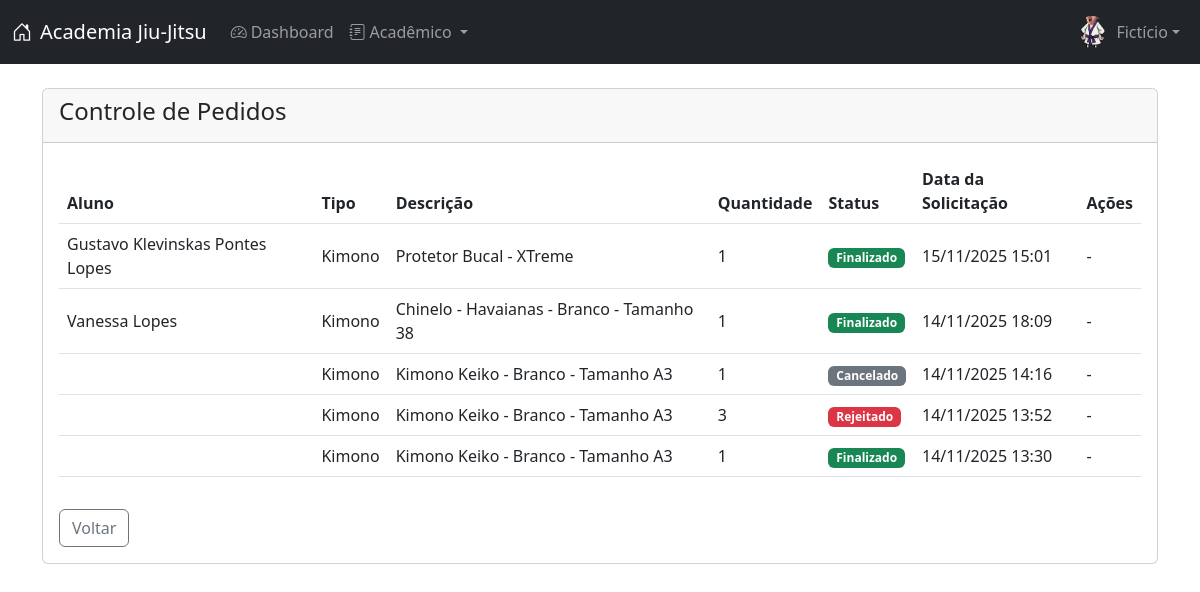
/professor/pedidos/ (signed in), run on the app's committed database.
### academia/models.py (models this page shows, shortened)
class User(AbstractUser):
    GROUP_ROLE_CHOICES = [
        ('STD', 'Aluno'),
        ('PRO', 'Professor'),
        ('ADM', 'Administrador'),
    ]
    birthday = models.DateField('Data de Nascimento', null=True, blank=True)
    group_role = models.CharField(
        'Perfil',
        max_length=3,
        choices=GROUP_ROLE_CHOICES,
        default='STD'
    )
    active = models.BooleanField('Ativo', default=True)  # pyright: ignore[reportArgumentType]
    photo = models.ImageField(
        'Foto',
        upload_to=photo_upload_to,
        null=True,
        blank=True
    )
    class Meta:
        verbose_name = 'Usuário'
        verbose_name_plural = 'Usuários'
        ordering = ['first_name', 'last_name']
    def is_student(self):
        return self.group_role == 'STD'
    def is_professor(self):
        return self.group_role == 'PRO'
    def is_professor_or_admin(self):
        return self.group_role in ['PRO', 'ADM']

class Pedido(models.Model):
    STATUS_CHOICES = [
        ('PEND', 'Pendente'), # 01 padrão (warning)
        ('APRO', 'Aprovado'), # 02 pedido aceito (primary)
        ('CANC', 'Cancelado'), # 03 pedido cancelado (secondary)
        ('REJE', 'Rejeitado'), # 04 pedido rejeitado (danger)
        ('ENTR', 'Aguardando entrega'), # 05 na fila para entrega (info)
        ('FINA', 'Finalizado'), # 06 pedido finalizado (success)
    ]
    aluno = models.ForeignKey(
        User,
        on_delete=models.CASCADE,
        limit_choices_to={'group_role': 'STD'},
        related_name='pedidos'
    )
    item = models.ForeignKey(Item, on_delete=models.CASCADE, related_name='pedidos')
    quantidade = models.IntegerField(default=1)
    status = models.CharField(
        'Status',
        max_length=4,
        choices=STATUS_CHOICES,
        default='PEND'
    )
    data_solicitacao = models.DateTimeField('Data de Solicitação', auto_now_add=True)
    data_aprovacao = models.DateTimeField('Data de Aprovação', null=True, blank=True)
    aprovado_por = models.ForeignKey(
        User,
        on_delete=models.SET_NULL,
        null=True,
        blank=True,
        limit_choices_to={'group_role__in': ['PRO', 'ADM']},
        related_name='pedidos_aprovados'
    )
    rejection_reason = models.TextField('Motivo da Rejeição', blank=True, null=True)
    cancellation_reason = models.TextField('Motivo do Cancelamento', blank=True, null=True)
    final_value = models.DecimalField('Valor Final', max_digits=10, decimal_places=2, null=True, blank=True)
    class Meta:
        verbose_name = 'Pedido'
        verbose_name_plural = 'Pedidos'
        ordering = ['-data_solicitacao']

class Item(models.Model):
    TIPO_CHOICES = [
        ('KIMONO', 'Kimono'),
        ('FAIXA', 'Faixa'),
        ('RASHGUARD', 'Rashguard'),
        ('TAXA', 'Taxa'),
    ]
    nome = models.CharField(max_length=100)
    tipo = models.CharField(max_length=10, choices=TIPO_CHOICES)
    valor = models.DecimalField(max_digits=10, decimal_places=2, null=True, blank=True)
    quantidade = models.IntegerField(null=True, blank=True)

### academia/views.py (the view)
# urls.py: path('professor/pedidos/', views.professor_pedidos, name='professor_pedidos'),
@login_required
def professor_pedidos(request):
    if not request.user.is_professor_or_admin():
        raise PermissionDenied
    if request.user.is_admin:
        pedidos = Pedido.objects.all()
    else:
        pedidos = Pedido.objects.filter(item__isnull=False, aluno__turmas__professor=request.user).distinct()
    return render(request, 'academia/professor/pedidos.html', {'pedidos': pedidos})

### academia/templates/academia/professor/pedidos.html (shortened to what this page needs)
{% extends 'academia/base.html' %}
{% block content %}
<div class="row">
    <div class="col-md-12">
        <div class="card">
            <div class="card-header">
                <h4>Controle de Pedidos</h4>
            </div>
            <div class="card-body">
                {% if pedidos %}
                    <div class="table-responsive">
                        <table class="table table-hover align-middle">
                            <thead>
                                <tr>
                                    <th>Aluno</th>
                                    <th>Tipo</th>
                                    <th>Descrição</th>
                                    <th>Quantidade</th>
                                    <th>Status</th>
                                    <th>Data da Solicitação</th>
                                    <th>Ações</th>
                                </tr>
                            </thead>
                            <tbody>
                                {% for pedido in pedidos %}
                                    <tr>
                                        <td>{{ pedido.aluno.get_full_name }}</td>
                                        <td>{{ pedido.item.get_tipo_display }}</td>
                                        <td>{{ pedido.item.nome }}</td>
                                        <td>{{ pedido.quantidade }}</td>
                                        <td>
                                            {% if pedido.status == 'PEND' %}
                                                <span class="badge bg-warning text-dark">Pendente</span>
                                            {% elif pedido.status == 'APRO' %}
                                                <span class="badge bg-primary">Aprovado</span>
                                            {% elif pedido.status == 'CANC' %}
                                                <span class="badge bg-secondary">Cancelado</span>
                                            {% elif pedido.status == 'REJE' %}
                                                <span class="badge bg-danger">Rejeitado</span>
                                            {% elif pedido.status == 'ENTR' %}
                                                <span class="badge bg-info text-dark">Aguardando Entrega</span>
                                            {% elif pedido.status == 'FINA' %}
                                                <span class="badge bg-success">Finalizado</span>
                                            {% endif %}
                                        </td>
                                        <td>{{ pedido.data_solicitacao|date:"d/m/Y H:i" }}</td>
                                        <td>
                                            {% if pedido.status == 'PEND' %}
                                                <button type="button" class="btn btn-sm btn-primary" data-bs-toggle="modal" data-bs-target="#approveModal{{ pedido.id }}">Atender</button>
                                                <button type="button" class="btn btn-sm btn-danger" data-bs-toggle="modal" data-bs-target="#rejectModal{{ pedido.id }}">Rejeitar</button>
                                            {% elif pedido.status == 'APRO' %}
                                                <button type="button" class="btn btn-sm btn-info" data-bs-toggle="modal" data-bs-target="#deliverModal{{ pedido.id }}">Entregar</button>
                                                <button type="button" class="btn btn-sm btn-secondary" data-bs-toggle="modal" data-bs-target="#cancelModal{{ pedido.id }}">Cancelar</button>
                                            {% elif pedido.status == 'ENTR' %}
                                                <button type="button" class="btn btn-sm btn-success" data-bs-toggle="modal" data-bs-target="#finalizeModal{{ pedido.id }}">Finalizar</button>
                                            {% else %}
                                                -
                                            {% endif %}
                                        </td>
                                    </tr>
                                {% endfor %}
                            </tbody>
                        </table>
                    </div>
                {% else %}
                    <p class="text-muted">Nenhum pedido encontrado.</p>
                {% endif %}
                <div class="mt-3">
                    <a href="{% url 'dashboard' %}" class="btn btn-outline-secondary">Voltar</a>
                </div>
            </div>
        </div>
    </div>
</div>
{% endblock %}

### academia/templates/academia/base.html (shortened to what this page needs)
{% load static %}
<!DOCTYPE html>
<html lang="pt-BR">
<head>
    <link href="https://cdn.jsdelivr.net/npm/bootstrap@5.3.0/dist/css/bootstrap.min.css" rel="stylesheet">
    <link rel="stylesheet" href="https://cdn.jsdelivr.net/npm/bootstrap-icons@1.11.0/font/bootstrap-icons.css">
</head>
<body>
    {% if user.is_authenticated %}
    <nav class="navbar navbar-expand-lg navbar-dark bg-dark">
        <div class="container-fluid">
            <a class="navbar-brand" href="{% url 'index' %}">
                <i class="bi bi-house-door me-2"></i>Academia Jiu-Jitsu
            </a>
            <div class="collapse navbar-collapse" id="navbarNav">
                <ul class="navbar-nav me-auto">
                    <li class="nav-item">
                        <a class="nav-link" href="{% url 'dashboard' %}">
                            <i class="bi bi-speedometer2 me-1"></i>Dashboard
                        </a>
                    </li>
                    {% if user.is_student or user.is_professor_or_admin %}
                    <li class="nav-item dropdown">
                        <a class="nav-link dropdown-toggle" href="#" role="button" data-bs-toggle="dropdown" aria-expanded="false">
                            <i class="bi bi-journal-text me-1"></i>Acadêmico
                        </a>
                    </li>
                    {% endif %}
                </ul>
                <ul class="navbar-nav">
                    <li class="nav-item dropdown">
                        <a class="nav-link dropdown-toggle d-flex align-items-center" href="#" role="button" data-bs-toggle="dropdown" aria-expanded="false">
                            {% if user.photo %}
                                <img src="{{ user.photo.url }}" alt="Foto" class="rounded-circle me-2" width="32" height="32" style="object-fit: cover;">
                            {% else %}
                                <div class="bg-secondary rounded-circle me-2 d-flex align-items-center justify-content-center" style="width: 32px; height: 32px;">
                                    <i class="bi bi-person text-white"></i>
                                </div>
                            {% endif %}
                            <span>{{ user.first_name }}</span>
                        </a>
                    </li>
                </ul>
            </div>
        </div>
    </nav>
    {% endif %}
    <div class="position-fixed top-0 start-50 translate-middle-x p-3" style="z-index: 11">
    </div>
    <div class="container mt-4">
        {% block content %}{% endblock %}
    </div>
</body>
</html>

### data on the page
User: photo (picture), first_name "Fictício"
Pedido: aluno.get_full_name "Gustavo Klevinskas Pontes Lopes", item.tipo "Kimono", item.nome "Protetor Bucal - XTreme", quantidade "1", status "Finalizado", data_solicitacao "15/11/2025 15:01"
Pedido: aluno.get_full_name "Vanessa Lopes", item.tipo "Kimono", item.nome "Chinelo - Havaianas - Branco - Tamanho 38", quantidade "1", status "Finalizado", data_solicitacao "14/11/2025 18:09"
Pedido: item.tipo "Kimono", item.nome "Kimono Keiko - Branco - Tamanho A3", quantidade "1", status "Cancelado", data_solicitacao "14/11/2025 14:16"
Pedido: item.tipo "Kimono", item.nome "Kimono Keiko - Branco - Tamanho A3", quantidade "3", status "Rejeitado", data_solicitacao "14/11/2025 13:52"
Pedido: item.tipo "Kimono", item.nome "Kimono Keiko - Branco - Tamanho A3", quantidade "1", status "Finalizado", data_solicitacao "14/11/2025 13:30"
